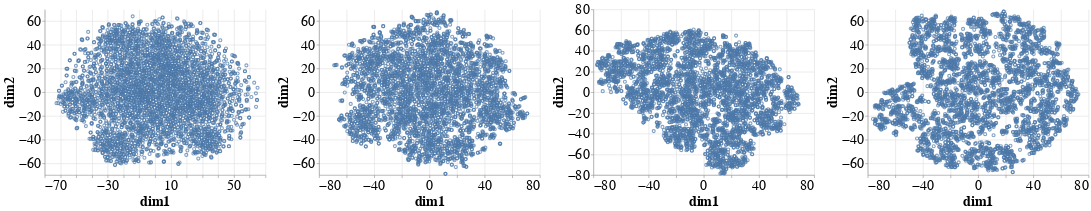

The code cell stored with this chart in its notebook:
### Code cell
import altair as alt
charts = []
for l in tsne_tranforms:
    c = alt.Chart(tsne_tranforms[l]).mark_point().encode(
        x='dim1',
        y='dim2'
    )
    charts.append(c)
    
big_chart(charts[0] | charts[1] | charts[2] | charts[3], fontsize=25)

### Figure 1 — Vega-Lite specification as saved in the notebook (floating-point values rounded to 4 significant figures; data arrays with more than 128 entries replaced by an {"elided": "..."} marker saying what was removed)
{"config": {"view": {"continuousWidth": 400, "continuousHeight": 300, "strokeWidth": 0}, "axis": {"grid": true, "labelFontSize": 25, "titleFontSize": 25}, "legend": {"labelFontSize": 25, "titleFontSize": 25}, "title": {"fontSize": 25}}, "hconcat": [{"data": {"name": "data-061e6bafa9f6de2578381b7f026a01c6"}, "mark": "point", "encoding": {"x": {"field": "dim1", "type": "quantitative"}, "y": {"field": "dim2", "type": "quantitative"}}}, {"data": {"name": "data-aca449250d1e54c13a228ee092ddd19e"}, "mark": "point", "encoding": {"x": {"field": "dim1", "type": "quantitative"}, "y": {"field": "dim2", "type": "quantitative"}}}, {"data": {"name": "data-960991222854ba690ce13ae4d1c90f35"}, "mark": "point", "encoding": {"x": {"field": "dim1", "type": "quantitative"}, "y": {"field": "dim2", "type": "quantitative"}}}, {"data": {"name": "data-8d7f3fb7d3fdad643552342fc7cb3362"}, "mark": "point", "encoding": {"x": {"field": "dim1", "type": "quantitative"}, "y": {"field": "dim2", "type": "quantitative"}}}], "$schema": "https://vega.github.io/schema/vega-lite/v4.17.0.json", "datasets": {"data-061e6bafa9f6de2578381b7f026a01c6": {"elided": "4000 records"}, "data-aca449250d1e54c13a228ee092ddd19e": {"elided": "4000 records"}, "data-960991222854ba690ce13ae4d1c90f35": {"elided": "4000 records"}, "data-8d7f3fb7d3fdad643552342fc7cb3362": {"elided": "4000 records"}}}
